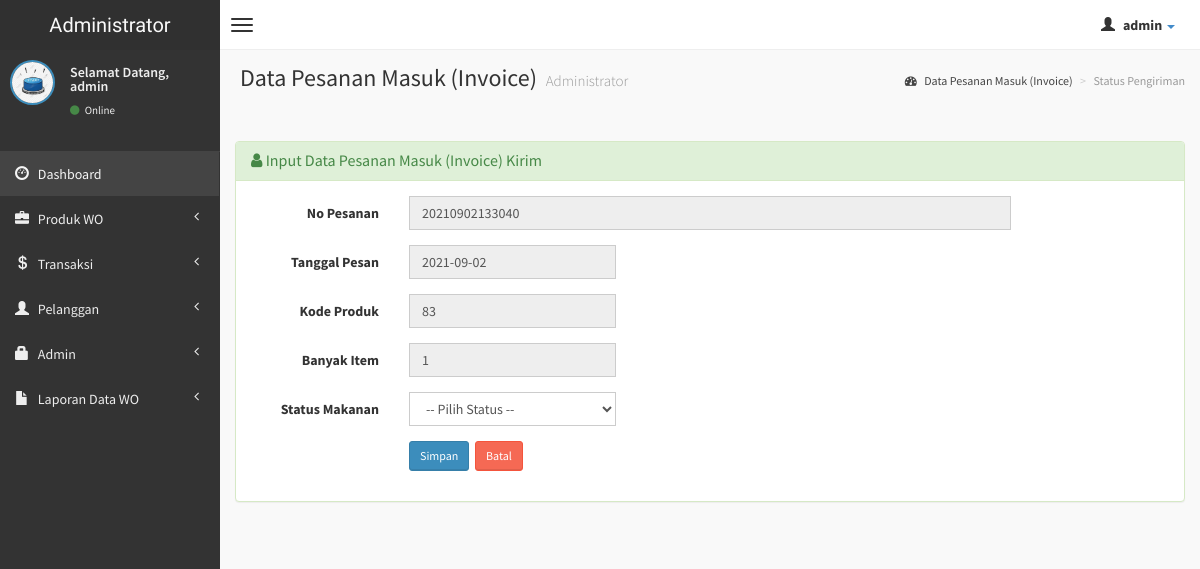
/admin/input-po-kirim.php?hal=tambah&nopo=2 (signed in), run on the app's committed database.
### tables this page shows
CREATE TABLE `po_terima` (
  `id` int(10) NOT NULL,
  `nopo` varchar(20) NOT NULL,
  `kd_cus` varchar(20) NOT NULL,
  `kode` int(4) NOT NULL,
  `nama` varchar(30) NOT NULL,
  `tanggal` date NOT NULL,
  `qty` int(8) NOT NULL,
  `total` int(8) NOT NULL,
  `status_pelayanan` enum('Belum Bayar','Batal','Proses','Selesai') NOT NULL
);

### admin/input-po-kirim.php (the view, shortened to what this page needs)
<?php
if (empty($_SESSION['username'])){
	header('location:../index.php');
} else {
?>
<!DOCTYPE html>
<html>
    <head>
        <link href="../dist/css/bootstrap.css" rel="stylesheet" type="text/css" />
        <link href="//cdnjs.cloudflare.com/ajax/libs/font-awesome/4.1.0/css/font-awesome.min.css" rel="stylesheet" type="text/css" />
        <link href="//code.ionicframework.com/ionicons/1.5.2/css/ionicons.min.css" rel="stylesheet" type="text/css" />
        <link href="../css/morris/morris.css" rel="stylesheet" type="text/css" />
        <link href="../css/jvectormap/jquery-jvectormap-1.2.2.css" rel="stylesheet" type="text/css" />
        <link href="../css/datepicker/datepicker3.css" rel="stylesheet" type="text/css" />
        <link href="../css/daterangepicker/daterangepicker-bs3.css" rel="stylesheet" type="text/css" />
        <link href="../css/bootstrap-wysihtml5/bootstrap3-wysihtml5.min.css" rel="stylesheet" type="text/css" />
        <link href="../css/AdminLTE.css" rel="stylesheet" type="text/css" />
        <link rel="stylesheet" href="datatables/dataTables.bootstrap.css"/>
    </head>
    <body class="skin-black">
        <header class="header">
            <a href="index.php" class="logo">
                Administrator
            </a>
            <nav class="navbar navbar-static-top" role="navigation">
                <a href="#" class="navbar-btn sidebar-toggle" data-toggle="offcanvas" role="button">
                    <span class="icon-bar"></span>
                    <span class="icon-bar"></span>
                    <span class="icon-bar"></span>
                </a>
                <div class="navbar-right">
                    <ul class="nav navbar-nav">
                        <li class="dropdown user user-menu">
                            <a href="#" class="dropdown-toggle" data-toggle="dropdown">
                                <i class="glyphicon glyphicon-user"></i>
                                <span><?php echo $_SESSION['fullname']; ?> <i class="caret"></i></span>
                            </a>
<?php } ?>
                        </li>
                    </ul>
                </div>
            </nav>
        </header>
        <div class="wrapper row-offcanvas row-offcanvas-left">
            <aside class="left-side sidebar-offcanvas">
                <section class="sidebar">
                    <div class="user-panel">
                        <div class="pull-left image">
                            <img src="<?php echo $_SESSION['gambar']; ?>" class="img-circle" alt="User Image" style="border: 2px solid #3C8DBC;" />
                        </div>
                        <div class="pull-left info">
                            <p>Selamat Datang,<br /><?php echo $_SESSION['fullname']; ?></p>
                            <a href="#"><i class="fa fa-circle text-success"></i> Online</a>
                        </div>
                    </div>
                    <?php include "menu.php"; ?>
                </section>
            </aside>
            <aside class="right-side">
                <section class="content-header">
                    <h1>
                        Data Pesanan Masuk (Invoice)
                        <small>Administrator</small>
                    </h1>
                    <ol class="breadcrumb">
                        <li><a href="#"><i class="fa fa-dashboard"></i> Data Pesanan Masuk (Invoice)</a></li>
                        <li class="active">Status Pengiriman</li>
                    </ol>
                </section>
                <section class="content">
			<?php
            $kd = $_GET['nopo'];
			$sql = mysqli_query($koneksi, "SELECT * FROM po_terima WHERE id='$kd'");
			if(mysqli_num_rows($sql) == 0){
				header("Location: po-terima.php");
			}else{
				$row = mysqli_fetch_assoc($sql);
			}
			?>
                    <br />
                    <div class="row">
                        <div class="col-lg-12">
                        <div class="panel panel-success">
                        <div class="panel-heading">
                        <h3 class="panel-title"><i class="fa fa-user"></i> Input Data Pesanan Masuk (Invoice) Kirim </h3>
                        </div>
                        <div class="panel-body">
                  <div class="form-panel">
                      <form class="form-horizontal style-form" action="po-terima.php" method="post" enctype="multipart/form-data" name="form1" id="form1">
                          <div class="form-group">
                              <label class="col-sm-2 col-sm-2 control-label">No Pesanan</label>
                              <div class="col-sm-8">
                                  <input name="nopo" type="text" value="<?php echo $row['nopo']; ?>" id="nopo" class="form-control" autocomplete="off" readonly="readonly"/>
                              </div>
							  </div>
							   <div class="form-group">
                              <label class="col-sm-2 col-sm-2 control-label">Tanggal Pesan</label>
                              <div class="col-sm-3">
								<input name="tanggal" type="text" value="<?php echo $row['tanggal']; ?>" id="tanggal" class="form-control" autocomplete="off" readonly="readonly"/>
							  </div>
							  </div>
							  <div class="form-group">
                              <label class="col-sm-2 col-sm-2 control-label">Kode Produk</label>
                              <div class="col-sm-3">
								<input name="kode" type="text" value="<?php echo $row['kode']; ?>" id="kode" class="form-control" autocomplete="off" readonly="readonly"/>
							  </div>
							  </div>
							  <div class="form-group">
                              <label class="col-sm-2 col-sm-2 control-label">Banyak Item</label>
                              <div class="col-sm-3">
								<input name="qty" type="text" value="<?php echo $row['qty']; ?>" id="qty" class="form-control" autocomplete="off" readonly="readonly"/>
							  </div>
							  </div>
							  <div class="form-group">
								<label class="col-sm-2 col-sm-2 control-label">Status Makanan</label>
									<div class="col-sm-3">
										<select id="status_makanan" name="status_makanan" class="form-control" required>
											<option> -- Pilih Status --</option>
										</select>
									</div>
                              </div>
                          <div class="form-group">
                              <label class="col-sm-2 col-sm-2 control-label"></label>
                              <div class="col-sm-10">
                                  <input type="submit" name="input" value="Simpan" class="btn btn-sm btn-primary" />&nbsp;
	                              <a href="po-terima.php" class="btn btn-sm btn-danger">Batal </a>
                              </div>
                          </div>
                      </form>
                  </div>
                  </div>
                  </div>
          		</div>
                    </div>
                </section>
            </aside>
        </div>
    </body>
</html>

### data on the page
po_terima: nopo "20210902133040", tanggal "2021-09-02", kode "83", qty "1"

### other printed values
$_SESSION['fullname'] "admin"
